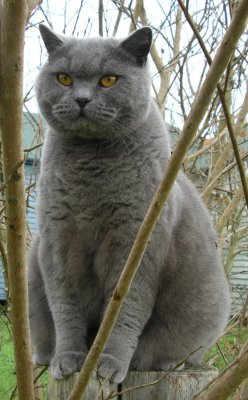
#> input picture data/img/cat1.jpg, 248 x 400 px, given in place of the camera
$ python 06_contours.py
#> lines starting #> are read from the running program, lines starting #| are printed output that depends on the picture; after the words box and inside, x2 and y2 are one past the last pixel; in counts of white or black regions, pixels touching at a corner belong together
import cv2
import numpy as np

def hsv_to_cv(hsv):
    return np.array([int(hsv[0]/2.0), int(255.0*hsv[1]/100.0), int(255.0*hsv[2]/100.0)])

#BLUE
# hsv_limits = [ [210,30,30], [270,100,100] ]
#GREEN
hsv_limits = [ [90,30,30], [150,100,100] ]

cap = cv2.VideoCapture(0)

while(1):
    _, frame = cap.read()
#> frame is the input picture: shape (400, 248, 3); mean B, G, R 103.4, 116.7, 117.6
    hsv = cv2.cvtColor(frame, cv2.COLOR_BGR2HSV)
#> hsv: shape (400, 248, 3); mean H, S, V 39.2, 45.8, 120.1
    mask = cv2.inRange(hsv, hsv_to_cv(hsv_limits[0]), hsv_to_cv(hsv_limits[1]))
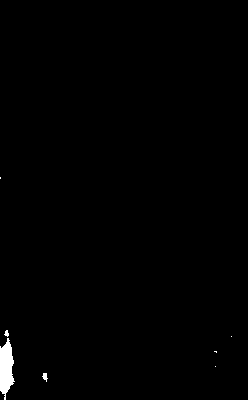
#> mask: shape (400, 248); 0.67% white; 7 white regions (4 under 20 px), largest, box (x1, y1, x2, y2) and area: (0, 338, 15, 400) 608, (42, 373, 48, 382) 31, (4, 330, 9, 337) 22
    mask = cv2.erode(mask, None, iterations=5)
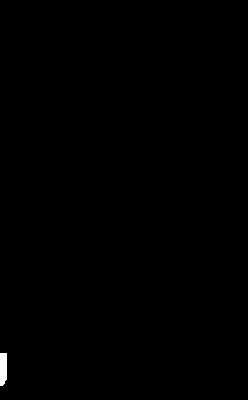
#> mask: shape (400, 248); 0.22% white; 1 white region, box (x1, y1, x2, y2) and area: (0, 353, 7, 386) 217
    mask = cv2.dilate(mask, None, iterations=5)
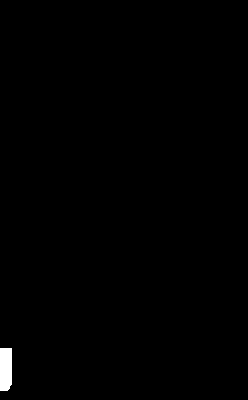
#> mask: shape (400, 248); 0.51% white; 1 white region, box (x1, y1, x2, y2) and area: (0, 348, 12, 391) 502

    cnts, _ = cv2.findContours(mask.copy(), cv2.RETR_EXTERNAL, cv2.CHAIN_APPROX_SIMPLE)
#> cnts = 1 item
    if len(cnts) > 0:
        c = max(cnts, key=cv2.contourArea)
#> c = [[0, 348], [0, 390], [7, 390], [9, 388], [9, 386], [11, 384], [11, 348]]
        ((x, y), radius) = cv2.minEnclosingCircle(c)
#> x = 5.5; y = 369; radius = 21.71
        center = (x, y)
#> center = (5.5, 369)
        _, _, h, w = cv2.boundingRect(c)
#> h = 12; w = 43
        rat = h/w
#> rat = 0.279
        if radius > 10 and rat>0.9 and rat<1.1:
            cv2.circle(frame, (int(x), int(y)), int(radius), (0, 255, 255), 2)
            cv2.circle(frame, (int(x), int(y)), 5, (0, 0, 255), -1)

    cv2.imshow('frame', np.flip(frame, axis=1) )
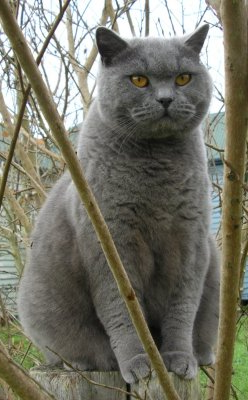
#> window 'frame': shape (400, 248, 3); mean B, G, R 103.4, 116.7, 117.6
    cv2.imshow('mask', np.flip(mask, axis=1) )
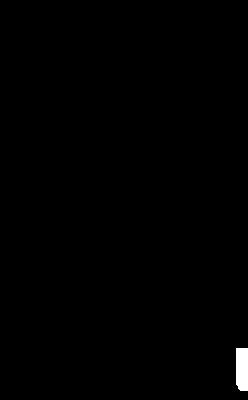
#> window 'mask': shape (400, 248); 0.51% white; 1 white region, box (x1, y1, x2, y2) and area: (236, 348, 248, 391) 502
    k = cv2.waitKey(5) & 0xFF
#> (key Esc is pressed here)
    if k == 27:
        break

cv2.destroyAllWindows()

$ run again, on data/img/dog1.jpg
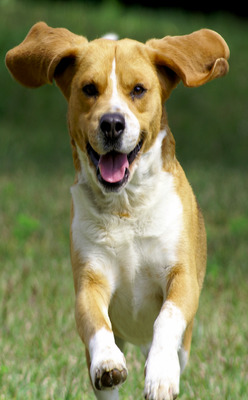
#> input picture data/img/dog1.jpg, 248 x 400 px, given in place of the camera
#> frame is the input picture: shape (400, 248, 3); mean B, G, R 85.7, 126.2, 125.3
#> hsv: shape (400, 248, 3); mean H, S, V 35.4, 106.6, 134.3
#> `mask = cv2.dilate(mask, None, iterations=5)`:
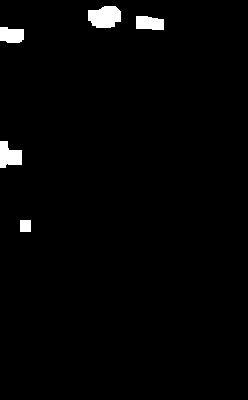
#> mask: shape (400, 248); 1.8% white; 5 white regions
#> cnts = 5 contours; box (x1, y1, x2, y2) and area: (88, 6, 121, 28) 536, (0, 141, 22, 168) 374, (136, 16, 164, 30) 303, (0, 27, 24, 43) 294, (20, 220, 31, 232) 110
#> c = contour of 24 points, box (x1, y1, x2, y2) (88, 6, 121, 28), area 536
#> x = 104; y = 15.5; radius = 16.92
#> center = (104, 15.5)
#> h = 33; w = 22
#> rat = 1.5
#> `cv2.imshow('mask', np.flip(mask, axis=1) )`:
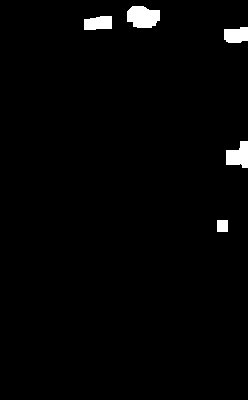
#> window 'mask': shape (400, 248); 1.8% white; 5 white regions, box (x1, y1, x2, y2) and area: (127, 6, 160, 28) 583, (226, 141, 248, 168) 421, (84, 16, 112, 30) 342, (224, 27, 248, 43) 331, (217, 220, 228, 232) 132
